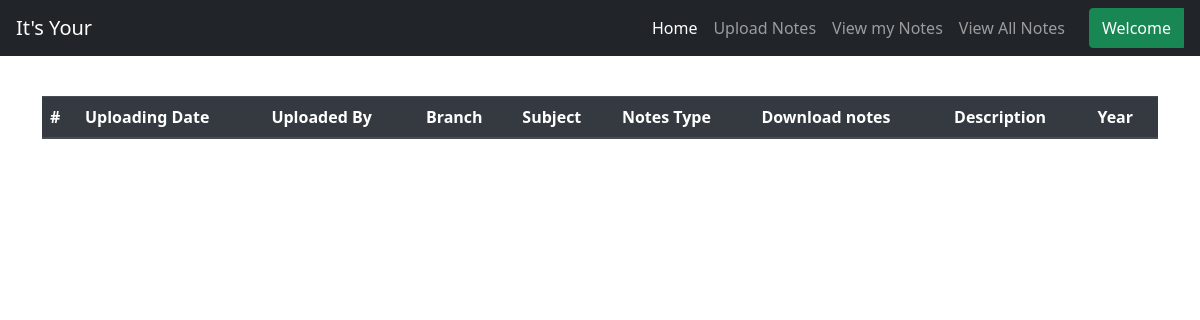
The page /book_ece_1 (signed in) on the database as committed earlier.
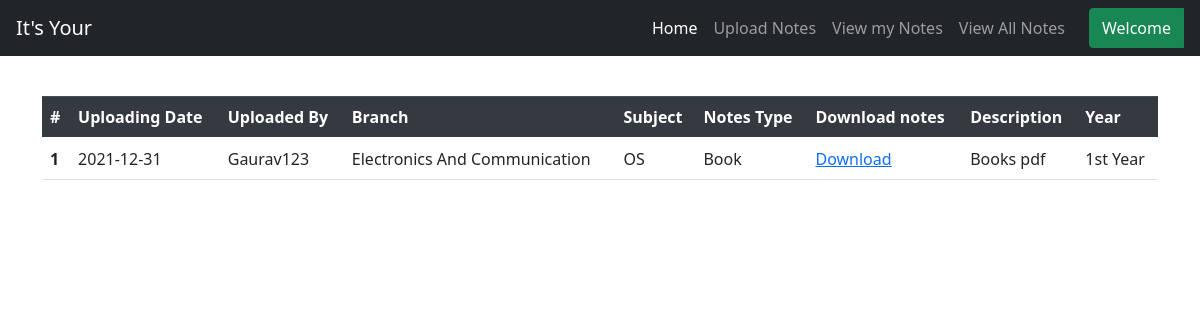
The same page on the database as committed later.
### notes/models.py (models this page shows)
class Notes(models.Model):
    user = models.ForeignKey(User,on_delete=models.CASCADE)
    uploadingdate =models.CharField(max_length=30,null=True)
    branch =models.CharField(max_length=30)
    subject =models.CharField(max_length=30)
    notesfile =models.FileField(null=True)
    filetype =models.CharField(max_length=30)
    description =models.CharField(max_length=200,null=True)
    year =models.CharField(max_length=30,null=True)
    notestype=models.CharField(max_length=30,null=True)
    status =models.CharField(max_length=30)

### notes/views.py (the view)
# urls.py: path('book_ece_1',book_ece_1,name='book_ece_1'),
def book_ece_1(request):
    if not request.user.is_authenticated:
           return redirect('index')
    notes = Notes.objects.filter(year= "1st Year" , branch = "Electronics And Communication" ,notestype="Book")
    d={'notes':notes}
    return render(request,'FirstYear/book_ece_1.html',d)

### notes/templates/FirstYear/book_ece_1.html
{% extends 'notes/usernav.html' %}
{% load static %}
{% block body %}
<h1 class="text-center">First Year</h1>
<div class="container mt-5">
    <table class="table" id="example" style="min-width: fit-content;">
        <thead class="thead-dark">
          <tr>
            <th scope="col">#</th>
            <th scope="col">Uploading Date</th>
            <th scope="col">Uploaded By</th>
            <th scope="col">Branch</th>
            <th scope="col">Subject</th>
            <th scope="col">Notes Type</th>
            <th scope="col">Download notes</th>
            <th scope="col">Description</th>
            <th scope="col">Year</th>
          </tr>
        </thead>
        {% for i in notes %}
        <tbody>
          <tr>
            <th scope="row">{{forloop.counter }}</th>
            <td>{{i.uploadingdate}}</td>
            <td>{{i.user.username}}</td>
            <td>{{i.branch}}</td>
            <td>{{i.subject}}</td>
            <td>{{i.notestype}}</td>
            <td><a href="{{i.notesfile.url}}" download>Download</a></td>
            <td>{{i.description}}</td>
            <td>{{i.year}}</td>
          </tr>
        </tbody>
        {% endfor %}
      </table>
</div>
{% endblock %}

Rows that differ between the two databases and show on the page:
added Notes: uploadingdate "2021-12-31", user.username "Gaurav123", branch "Electronics And Communication", subject "OS", notestype "Book", description "Books pdf", year "1st Year"
